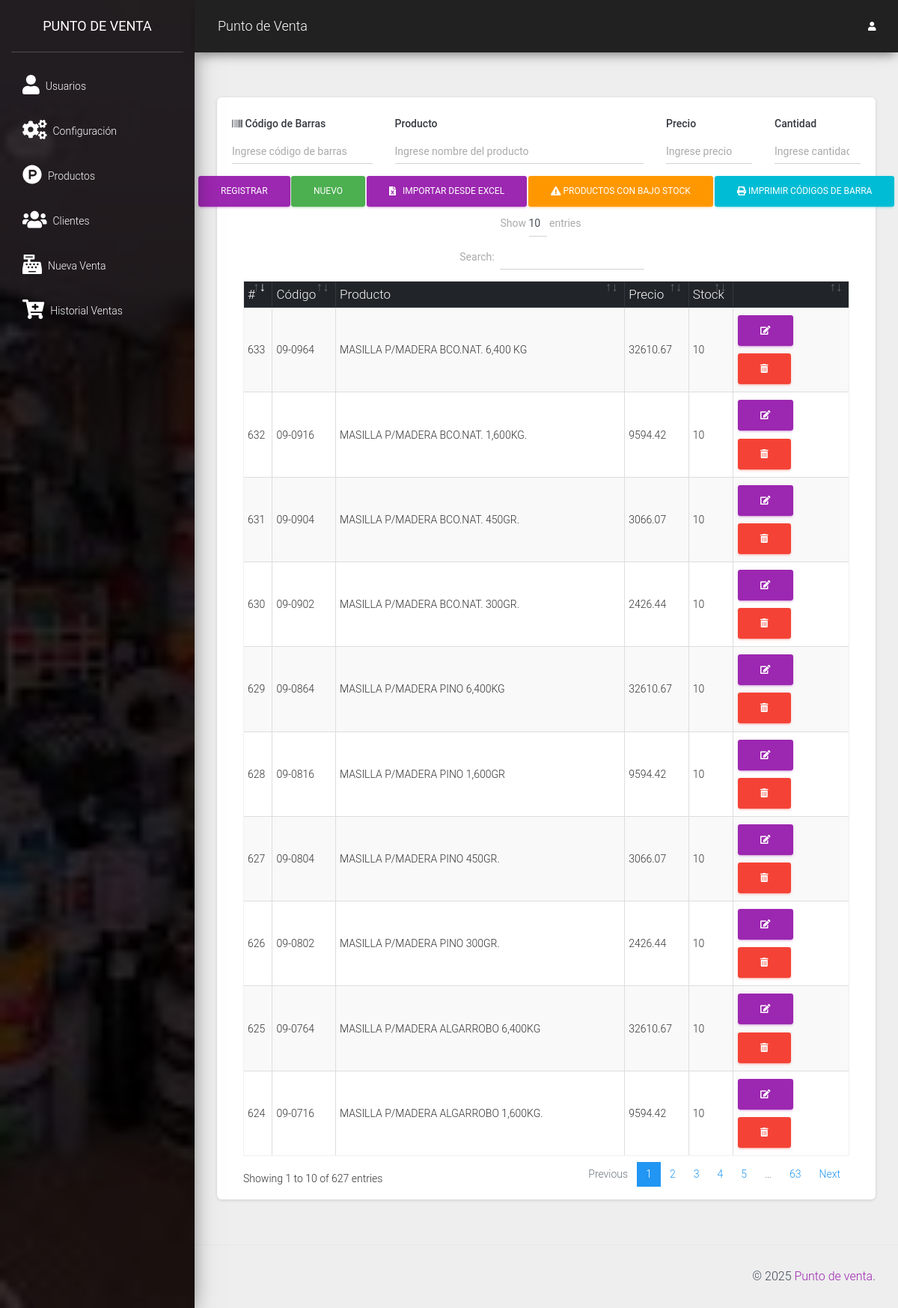
/src/productos.php (signed in), run on the app's committed database.
### tables this page shows
CREATE TABLE `producto` (
  `codproducto` int(11) NOT NULL,
  `codigo` varchar(20) NOT NULL,
  `descripcion` varchar(200) NOT NULL,
  `embalaje` varchar(50) NOT NULL,
  `precio` decimal(10,2) NOT NULL,
  `cantidad` int(11) NOT NULL
);

### src/productos.php (the view, shortened to what this page needs)
<?php
include_once "includes/header.php";
?>
<div class="card shadow-lg">
    <div class="card-body">
        <div class="row">
            <div class="col-md-12">
                <form action="" method="post" autocomplete="off" id="formulario">
                    <div class="row">
                        <div class="col-md-3">
                            <div class="form-group">
                                <label for="codigo" class=" text-dark font-weight-bold"><i class="fas fa-barcode"></i> Código de Barras</label>
                                <input type="text" placeholder="Ingrese código de barras" name="codigo" id="codigo" class="form-control">
                            </div>
                        </div>
                        <div class="col-md-5">
                            <div class="form-group">
                                <label for="producto" class=" text-dark font-weight-bold">Producto</label>
                                <input type="text" placeholder="Ingrese nombre del producto" name="producto" id="producto" class="form-control">
                            </div>
                        </div>
                        <div class="col-md-2">
                            <div class="form-group">
                                <label for="precio" class=" text-dark font-weight-bold">Precio</label>
                                <input type="text" placeholder="Ingrese precio" class="form-control" name="precio" id="precio">
                            </div>
                        </div>
                        <div class="col-md-2">
                            <div class="form-group">
                                <label for="cantidad" class=" text-dark font-weight-bold">Cantidad</label>
                                <input type="number" placeholder="Ingrese cantidad" class="form-control" name="cantidad" id="cantidad">
                            </div>
                        </div>
                        <div class="col-md-6">
                            <input type="submit" value="Registrar" class="btn btn-primary" id="btnAccion">
                            <input type="button" value="Nuevo" onclick="limpiar()" class="btn btn-success" id="btnNuevo">
                            <button type="button" class="btn btn-primary " id="importar-excel" data-toggle="modal" data-target="#excelModal"><i class="fas fa-file-excel"></i> &nbsp; Importar desde Excel</button>
                            <button type="button" class="btn btn-warning" data-toggle="modal" data-target="#lowStockModal">
    <i class="fas fa-exclamation-triangle"></i> Productos con Bajo Stock
</button>
<a href="imprimir_codigos.php" class="btn btn-info" target="_blank">
        <i class="fas fa-print"></i> Imprimir Códigos de Barra
    </a>
                        </div>
                    </div>
                </form>
            </div>
        </div>
        <div class="col-md-12">
            <div class="table-responsive">
                <table class="table table-striped table-bordered" id="tbl">
                    <thead class="thead-dark">
                        <tr>
                            <th>#</th>
                            <th>Código</th>
                            <th>Producto</th>
                            <th>Precio</th>
                            <th>Stock</th>
                            <th></th>
                        </tr>
                    </thead>
                    <tbody>
                        <?php
                        include "../conexion.php";
                        $query = mysqli_query($conexion, "SELECT * FROM producto");
                        $result = mysqli_num_rows($query);
                        if ($result > 0) {
                            while ($data = mysqli_fetch_assoc($query)) { ?>
                                <tr>
                                    <td><?php echo $data['codproducto']; ?></td>
                                    <td><?php echo $data['codigo']; ?></td>
                                    <td><?php echo $data['descripcion']; ?></td>
                                    <td><?php echo $data['precio']; ?></td>
                                    <td><?php echo $data['cantidad']; ?></td>
                                    <td>
                                        <a href="#" onclick="editarProducto(<?php echo $data['codproducto']; ?>)" class="btn btn-primary"><i class='fas fa-edit'></i></a>
                                        <form action="eliminar_producto.php?id=<?php echo $data['codproducto']; ?>" method="post" class="confirmar d-inline">
                                            <button class="btn btn-danger" type="submit"><i class='fas fa-trash-alt'></i> </button>
                                        </form>
                                    </td>
                                </tr>
                        <?php }
                        } ?>
                    </tbody>
                </table>
            </div>
        </div>
    </div>
</div>
<?php include_once "includes/footer.php"; ?>

### src/includes/header.php (shortened to what this page needs)
<!DOCTYPE html>
<html lang="es-AR">
<head>
    <link href="../assets/css/material-dashboard.css" rel="stylesheet" />
    <link href="../assets/css/dataTables.bootstrap4.min.css" rel="stylesheet" />
    <link rel="stylesheet" href="../assets/js/jquery-ui/jquery-ui.min.css">
</head>
<body>
    <div class="wrapper ">
        <div class="sidebar" data-color="purple" data-background-color="black" data-image="../assets/img/sidebar-1.jpg">
            <div class="logo"><a href="./" class="simple-text logo-normal">
                    Punto de Venta
                </a></div>
            <div class="sidebar-wrapper">
                <ul class="nav">
                    <li class="nav-item">
                        <a class="nav-link d-flex" href="usuarios.php">
                            <i class="fas fa-user mr-2 fa-2x"></i>
                            <p> Usuarios</p>
                        </a>
                    </li>
                    <li class="nav-item">
                        <a class="nav-link d-flex" href="config.php">
                            <i class="fas fa-cogs mr-2 fa-2x"></i>
                            <p> Configuración</p>
                        </a>
                    </li>
                    <li class="nav-item">
                        <a class="nav-link d-flex" href="productos.php">
                            <i class="fab fa-product-hunt mr-2 fa-2x"></i>
                            <p> Productos</p>
                        </a>
                    </li>
                    <li class="nav-item">
                        <a class="nav-link d-flex" href="clientes.php">
                            <i class=" fas fa-users mr-2 fa-2x"></i>
                            <p> Clientes</p>
                        </a>
                    </li>
                    <li class="nav-item">
                        <a class="nav-link d-flex" href="ventas.php">
                            <i class="fas fa-cash-register mr-2 fa-2x"></i>
                            <p> Nueva Venta</p>
                        </a>
                    </li>
                    <li class="nav-item">
                        <a class="nav-link d-flex" href="lista_ventas.php">
                            <i class="fas fa-cart-plus mr-2 fa-2x"></i>
                            <p> Historial Ventas</p>
                        </a>
                    </li>
                </ul>
            </div>
        </div>
        <div class="main-panel">
            <nav class="navbar navbar-expand-lg navbar-absolute fixed-top bg-dark">
                <div class="container-fluid">
                    <div class="navbar-wrapper">
                        <a class="navbar-brand" href="javascript:;">Punto de Venta</a>
                    </div>
                    <div class="collapse navbar-collapse justify-content-end">
                        <ul class="navbar-nav">
                            <li class="nav-item dropdown">
                                <a class="nav-link" href="javascript:;" id="navbarDropdownProfile" data-toggle="dropdown" aria-haspopup="true" aria-expanded="false">
                                    <i class="fas fa-user"></i>
                                </a>
                            </li>
                        </ul>
                    </div>
                </div>
            </nav>
            <div class="content">
                <div class="container-fluid">

### src/includes/footer.php (shortened to what this page needs)
</div>
</div>
<footer class="footer">
    <div class="container-fluid">
        <div class="copyright float-right">
            &copy;
            <a href="#" target="_blank">Punto de venta</a>.
        </div>
    </div>
</footer>
</div>
</div>
</body>
</html>

### data on the page
producto: codproducto "624", codigo "09-0716", descripcion "MASILLA P/MADERA ALGARROBO 1,600KG.", precio "9594.42", cantidad "10"
producto: codproducto "625", codigo "09-0764", descripcion "MASILLA P/MADERA ALGARROBO 6,400KG", precio "32610.67", cantidad "10"
producto: codproducto "626", codigo "09-0802", descripcion "MASILLA P/MADERA PINO 300GR.", precio "2426.44", cantidad "10"
producto: codproducto "627", codigo "09-0804", descripcion "MASILLA P/MADERA PINO 450GR.", precio "3066.07", cantidad "10"
producto: codproducto "628", codigo "09-0816", descripcion "MASILLA P/MADERA PINO 1,600GR", precio "9594.42", cantidad "10"
producto: codproducto "629", codigo "09-0864", descripcion "MASILLA P/MADERA PINO 6,400KG", precio "32610.67", cantidad "10"
producto: codproducto "630", codigo "09-0902", descripcion "MASILLA P/MADERA BCO.NAT. 300GR.", precio "2426.44", cantidad "10"
producto: codproducto "631", codigo "09-0904", descripcion "MASILLA P/MADERA BCO.NAT. 450GR.", precio "3066.07", cantidad "10"
producto: codproducto "632", codigo "09-0916", descripcion "MASILLA P/MADERA BCO.NAT. 1,600KG.", precio "9594.42", cantidad "10"
producto: codproducto "633", codigo "09-0964", descripcion "MASILLA P/MADERA BCO.NAT. 6,400 KG", precio "32610.67", cantidad "10"
